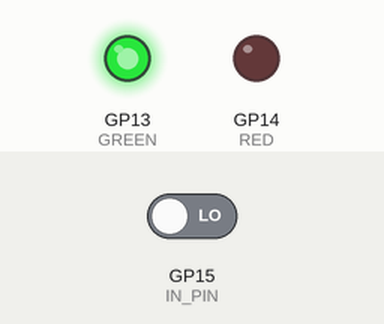
Recording of a sketch running on a simulated Raspberry Pi Pico. Parts: output pins drawn as LEDs (lit = HIGH). The inputs (shaded band) are chosen by the test bench; at power-on: GP15 (IN_PIN) LOW.

Above: at 1.2 s.
1.3 s: GP15 (IN_PIN) driven HIGH
At 1.7 s:
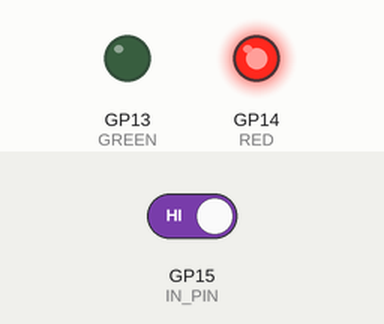
2.8 s: GP15 (IN_PIN) driven LOW
At 4.2 s:
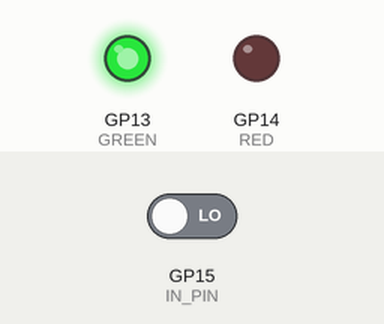
Timing chart, 0 to 5.8 s (numbered marks = the images above; inputs shaded):
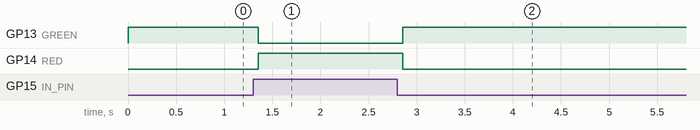

Measured:
- after the input at 1.3 s, GP13 (GREEN): HIGH → LOW after 0.05 s; GP14 (RED): LOW → HIGH after 0.05 s
- after the input at 2.8 s, GP13 (GREEN): LOW → HIGH after 0.06 s; GP14 (RED): HIGH → LOW after 0.06 s

The sketch:

pico_indicator.ino
```cpp
// Pico 2 W slot indicator - LEDs only (no buzzer)
// Board: "Raspberry Pi Pico 2 W" (arduino-pico core by Earle Philhower)
//
// Wiring:
//   ESP32 GPIO23 -> Pico GP15   (HIGH = slot occupied)
//   ESP32 GND    -> Pico GND    (common ground is required)
//   GP14 -> 220 ohm -> RED LED   -> GND
//   GP13 -> 220 ohm -> GREEN LED -> GND
//
// Green = slot free, Red = slot occupied.

const int IN_PIN = 15;
const int RED    = 14;
const int GREEN  = 13;

bool lastState = false;

void show(bool occupied) {
  digitalWrite(RED, occupied);
  digitalWrite(GREEN, !occupied);
}

void setup() {
  pinMode(IN_PIN, INPUT_PULLDOWN);   // reads LOW if the wire is disconnected
  pinMode(RED, OUTPUT);
  pinMode(GREEN, OUTPUT);

  lastState = digitalRead(IN_PIN);
  show(lastState);
}

void loop() {
  bool s = digitalRead(IN_PIN);

  if (s != lastState) {
    delay(50);                       // debounce
    s = digitalRead(IN_PIN);
    if (s != lastState) {
      lastState = s;
      show(s);
    }
  }

  delay(10);
}
```
